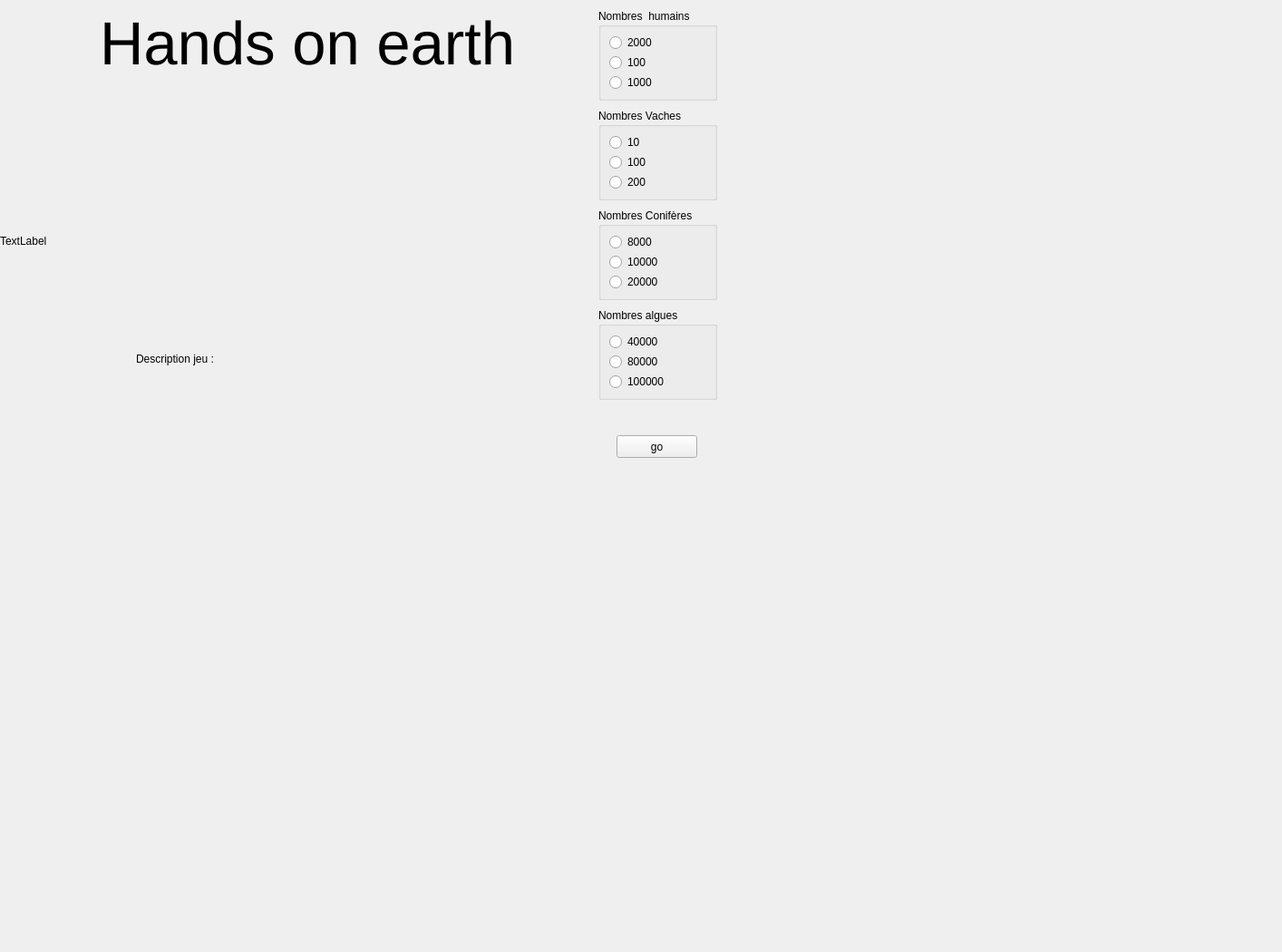
<?xml version="1.0" encoding="UTF-8"?>
<ui version="4.0">
 <class>fenetre1</class>
 <widget class="QMainWindow" name="fenetre1">
  <property name="geometry">
   <rect>
    <x>0</x>
    <y>0</y>
    <width>1414</width>
    <height>1050</height>
   </rect>
  </property>
  <property name="windowTitle">
   <string>MainWindow</string>
  </property>
  <widget class="QWidget" name="centralwidget">
   <widget class="QPushButton" name="bouton_fenetre1">
    <property name="geometry">
     <rect>
      <x>680</x>
      <y>480</y>
      <width>89</width>
      <height>25</height>
     </rect>
    </property>
    <property name="text">
     <string>go</string>
    </property>
   </widget>
   <widget class="QGroupBox" name="groupBoxVache">
    <property name="geometry">
     <rect>
      <x>660</x>
      <y>120</y>
      <width>131</width>
      <height>101</height>
     </rect>
    </property>
    <property name="title">
     <string>Nombres Vaches</string>
    </property>
    <layout class="QVBoxLayout" name="verticalLayout_2">
     <item>
      <widget class="QRadioButton" name="button_vache_choix2">
       <property name="text">
        <string>10</string>
       </property>
      </widget>
     </item>
     <item>
      <widget class="QRadioButton" name="button_vache_choix3">
       <property name="text">
        <string>100</string>
       </property>
      </widget>
     </item>
     <item>
      <widget class="QRadioButton" name="button_vache_choix1">
       <property name="text">
        <string>200</string>
       </property>
      </widget>
     </item>
    </layout>
   </widget>
   <widget class="QGroupBox" name="groupBoxHumain">
    <property name="geometry">
     <rect>
      <x>660</x>
      <y>10</y>
      <width>131</width>
      <height>101</height>
     </rect>
    </property>
    <property name="title">
     <string>Nombres  humains</string>
    </property>
    <layout class="QVBoxLayout" name="verticalLayout">
     <item>
      <widget class="QRadioButton" name="button_humain_choix3">
       <property name="text">
        <string>2000</string>
       </property>
      </widget>
     </item>
     <item>
      <widget class="QRadioButton" name="button_humain_choix1">
       <property name="text">
        <string>100</string>
       </property>
      </widget>
     </item>
     <item>
      <widget class="QRadioButton" name="button_humain_choix2">
       <property name="text">
        <string>1000</string>
       </property>
      </widget>
     </item>
    </layout>
   </widget>
   <widget class="QGroupBox" name="groupBox_Conifere">
    <property name="geometry">
     <rect>
      <x>660</x>
      <y>230</y>
      <width>131</width>
      <height>101</height>
     </rect>
    </property>
    <property name="title">
     <string>Nombres Conifères</string>
    </property>
    <layout class="QVBoxLayout" name="verticalLayout_3">
     <item>
      <widget class="QRadioButton" name="button_conifere_choix1">
       <property name="text">
        <string>8000</string>
       </property>
      </widget>
     </item>
     <item>
      <widget class="QRadioButton" name="button_conifere_choix2">
       <property name="text">
        <string>10000</string>
       </property>
      </widget>
     </item>
     <item>
      <widget class="QRadioButton" name="button_conifere_choix3">
       <property name="text">
        <string>20000</string>
       </property>
      </widget>
     </item>
    </layout>
   </widget>
   <widget class="QLabel" name="Titre_page">
    <property name="geometry">
     <rect>
      <x>110</x>
      <y>10</y>
      <width>501</width>
      <height>81</height>
     </rect>
    </property>
    <property name="font">
     <font>
      <pointsize>50</pointsize>
     </font>
    </property>
    <property name="text">
     <string>Hands on earth</string>
    </property>
    <property name="alignment">
     <set>Qt::AlignLeading|Qt::AlignLeft|Qt::AlignTop</set>
    </property>
   </widget>
   <widget class="QGroupBox" name="groupBox_Conifere_2">
    <property name="geometry">
     <rect>
      <x>660</x>
      <y>340</y>
      <width>131</width>
      <height>101</height>
     </rect>
    </property>
    <property name="title">
     <string>Nombres algues</string>
    </property>
    <layout class="QVBoxLayout" name="verticalLayout_4">
     <item>
      <widget class="QRadioButton" name="button_conifere_choix1_2">
       <property name="text">
        <string>40000</string>
       </property>
      </widget>
     </item>
     <item>
      <widget class="QRadioButton" name="button_conifere_choix2_2">
       <property name="text">
        <string>80000</string>
       </property>
      </widget>
     </item>
     <item>
      <widget class="QRadioButton" name="button_conifere_choix3_2">
       <property name="text">
        <string>100000</string>
       </property>
      </widget>
     </item>
    </layout>
   </widget>
   <widget class="QLabel" name="description_jeu">
    <property name="geometry">
     <rect>
      <x>150</x>
      <y>290</y>
      <width>391</width>
      <height>211</height>
     </rect>
    </property>
    <property name="text">
     <string>Description jeu :</string>
    </property>
   </widget>
   <widget class="QLabel" name="image_fond">
    <property name="geometry">
     <rect>
      <x>0</x>
      <y>0</y>
      <width>821</width>
      <height>531</height>
     </rect>
    </property>
    <property name="text">
     <string>TextLabel</string>
    </property>
   </widget>
   <zorder>image_fond</zorder>
   <zorder>bouton_fenetre1</zorder>
   <zorder>groupBoxVache</zorder>
   <zorder>groupBoxHumain</zorder>
   <zorder>groupBox_Conifere</zorder>
   <zorder>Titre_page</zorder>
   <zorder>groupBox_Conifere_2</zorder>
   <zorder>description_jeu</zorder>
  </widget>
 </widget>
 <resources/>
 <connections/>
</ui>
